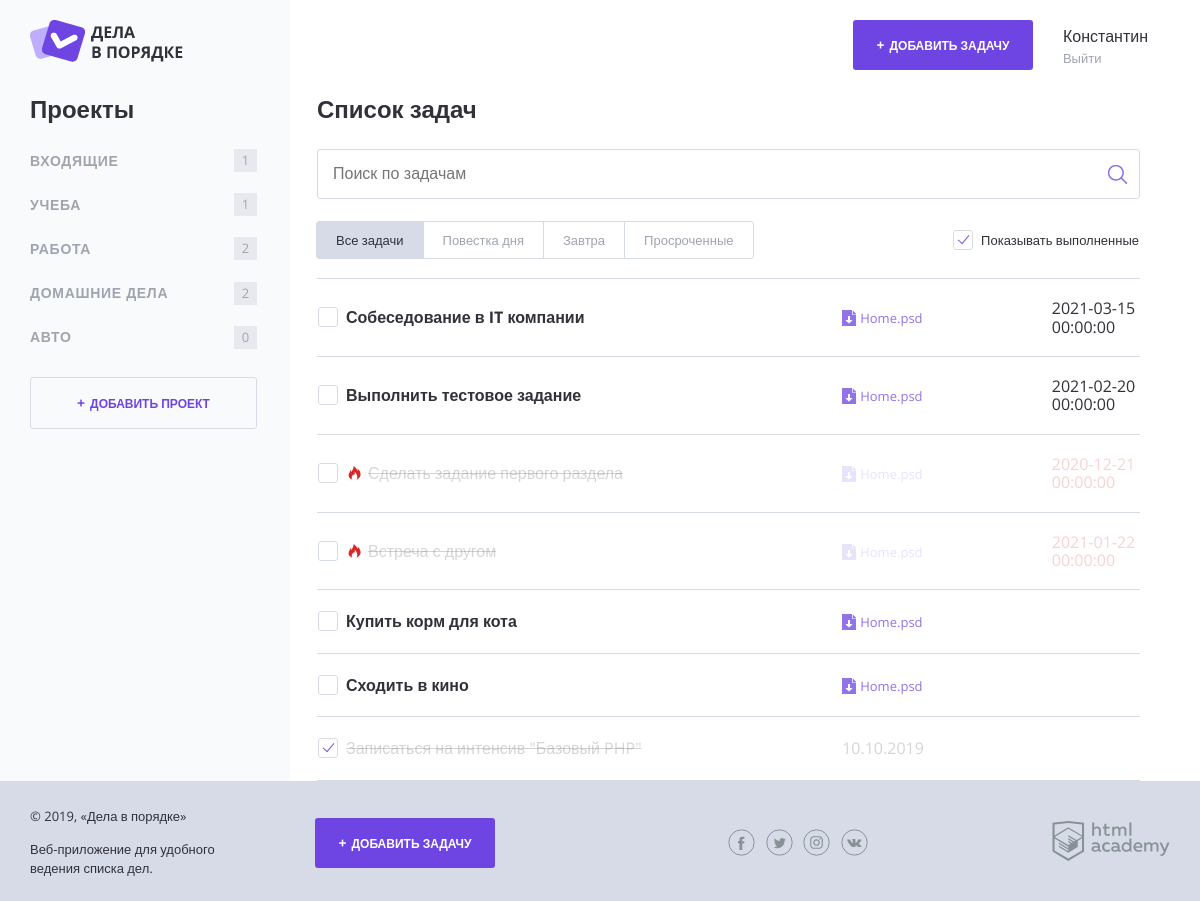
The page / on the database its author committed.
### tables this page shows
CREATE TABLE projects (
  id INT AUTO_INCREMENT PRIMARY KEY,
  project_title VARCHAR(255) NOT NULL UNIQUE,
  user_id INT NOT NULL,
  FOREIGN KEY(user_id) REFERENCES users(id)
);

CREATE TABLE tasks (
  id INT AUTO_INCREMENT PRIMARY KEY,
  task_title VARCHAR(255) NOT NULL UNIQUE,
  date_add TIMESTAMP DEFAULT CURRENT_TIMESTAMP,
  date_deadline TIMESTAMP,
  task_status BIT(1) DEFAULT 0 NOT NULL,
  from_project INT NOT NULL,
  FOREIGN KEY(from_project) REFERENCES projects(id)
);

### helpers.php (called while the page is built, shortened)
<?php
function include_template($name, array $data = []) {
    $name = 'templates/' . $name;
    extract($data);
    require $name;
    $result = ob_get_clean();
    return $result;
}

### db_functions.php (called while the page is built, shortened)
<?php
function sql_query_result($db_connect, $sql_query) {
    $sql_result = mysqli_query($db_connect, $sql_query);
    $sql_result_array = mysqli_fetch_all($sql_result, MYSQLI_ASSOC);
    return $sql_result_array;
};

### functions.php (called while the page is built)
<?php
function get_tasks_summ($array, $title)
{
  $summ_tasks = 0;
  foreach ($array as $item) {
    if ($item['from_project'] == $title) {
      $summ_tasks++;
    }
  }
  return $summ_tasks;
};
function get_date_diff($date)
{
  $cur_date = time();
  $quantity_seconds_in_hour = 3600;
  $task_date = strtotime($date);
  return floor(($task_date - $cur_date) / $quantity_seconds_in_hour);
};

### templates/main.php (the view, shortened to what this page needs)
<section class="content__side">
  <h2 class="content__side-heading">Проекты</h2>
  <nav class="main-navigation">
    <ul class="main-navigation__list">
      <?php foreach ($projects as $project) : ?>
        <li class="main-navigation__list-item">
          <a class="main-navigation__list-item-link" href="#"><?= htmlspecialchars($project['project_title']); ?></a>
          <span class="main-navigation__list-item-count"><?= get_tasks_summ($tasks, $project['id']) ?></span>
        </li>
      <?php endforeach; ?>
    </ul>
  </nav>
  <a class="button button--transparent button--plus content__side-button" href="pages/form-project.html" target="project_add">Добавить проект</a>
</section>
<main class="content__main">
  <h2 class="content__main-heading">Список задач</h2>
  <form class="search-form" action="index.php" method="post" autocomplete="off">
    <input class="search-form__input" type="text" name="" value="" placeholder="Поиск по задачам">
    <input class="search-form__submit" type="submit" name="" value="Искать">
  </form>
  <div class="tasks-controls">
    <nav class="tasks-switch">
      <a href="/" class="tasks-switch__item tasks-switch__item--active">Все задачи</a>
      <a href="/" class="tasks-switch__item">Повестка дня</a>
      <a href="/" class="tasks-switch__item">Завтра</a>
      <a href="/" class="tasks-switch__item">Просроченные</a>
    </nav>
    <label class="checkbox">
      <span class="checkbox__text">Показывать выполненные</span>
    </label>
  </div>
  <table class="tasks">
    <?php
    foreach ($tasks as $task) {
    ?>
      <tr class="tasks__item task <? echo ($task['task_status'] == true && $show_complete_tasks == 1) ? 'task--completed' : ''  ?>
      <? echo ($task['task_status'] !== true && $task['date_deadline'] !== null && get_date_diff($task['date_deadline']) <= $quantity_hours_in_day) ? 'task--important' : '' ?>">
        <td class="task__select">
          <label class="checkbox task__checkbox">
            <span class="checkbox__text"><?= htmlspecialchars($task['task_title']); ?></span>
          </label>
        </td>
        <td class="task__file">
          <a class="download-link" href="#">Home.psd</a>
        </td>
        <td class="task__date"><?= htmlspecialchars($task['date_deadline']); ?></td>
      </tr>
    <?php } ?>
    <?php if ($show_complete_tasks == 1) : ?>
      <tr class="tasks__item task task--completed">
        <td class="task__select">
          <label class="checkbox task__checkbox">
            <span class="checkbox__text">Записаться на интенсив "Базовый PHP"</span>
          </label>
        </td>
        <td class="task__date">10.10.2019</td>
        <td class="task__controls"></td>
      </tr>
    <?php endif; ?>
  </table>
</main>

### templates/layout.php (shortened to what this page needs)
<!DOCTYPE html>
<html lang="ru">
<head>
  <link rel="stylesheet" href="css/normalize.css">
  <link rel="stylesheet" href="css/style.css">
  <link rel="stylesheet" href="css/flatpickr.min.css">
</head>
<body>
  <div class="page-wrapper">
    <div class="container container--with-sidebar">
      <header class="main-header">
        <a href="/">
          <img src="img/logo.png" width="153" height="42" alt="Логотип Дела в порядке">
        </a>
        <div class="main-header__side">
          <a class="main-header__side-item button button--plus open-modal" href="pages/form-task.html">Добавить задачу</a>
          <div class="main-header__side-item user-menu">
            <div class="user-menu__data">
              <p>Константин</p>
              <a href="#">Выйти</a>
            </div>
          </div>
        </div>
      </header>
      <div class="content"><?= $main_content;  ?></div>
    </div>
  </div>
  <footer class="main-footer">
    <div class="container">
      <div class="main-footer__copyright">
        <p>© 2019, «Дела в порядке»</p>
        <p>Веб-приложение для удобного ведения списка дел.</p>
      </div>
      <a class="main-footer__button button button--plus" href="pages/form-task.html">Добавить задачу</a>
      <div class="main-footer__social social">
        <a class="social__link social__link--facebook" href="#">
        </a>
        <a class="social__link social__link--twitter" href="#">
        </a>
        <a class="social__link social__link--instagram" href="#">
        </a>
        <a class="social__link social__link--vkontakte" href="#">
        </a>
      </div>
      <div class="main-footer__developed-by">
        <a href="https://htmlacademy.ru/intensive/php">
          <img src="img/htmlacademy.svg" alt="HTML Academy" width="118" height="40">
        </a>
      </div>
    </div>
  </footer>
</body>
</html>

### index.php
<?php
require_once('settings.php');
$id = 3;
$sql_projects = "SELECT id, project_title FROM projects WHERE user_id = ".$id;
$projects = sql_query_result($con, $sql_projects);
$sql_tasks = "SELECT DISTINCT t.* FROM tasks t INNER JOIN projects p ON t.from_project = t.from_project
WHERE p.user_id = ".$id;
$tasks = sql_query_result($con, $sql_tasks);
$show_complete_tasks = rand(0, 1);
$title = 'Дела в порядке';
$quantity_hours_in_day = 24;
$main_content = include_template('main.php', ['projects' => $projects, 'tasks' => $tasks, 'show_complete_tasks' => $show_complete_tasks, 'quantity_hours_in_day' => $quantity_hours_in_day]);
$layout = include_template('layout.php', ['main_content' => $main_content, 'title' => $title]);
print ($layout);

### rows shown on the page
projects: project_title "ВХОДЯЩИЕ", id "1"
projects: project_title "УЧЕБА", id "1"
projects: project_title "РАБОТА", id "2"
projects: project_title "ДОМАШНИЕ ДЕЛА", id "2"
projects: project_title "АВТО", id "0"
tasks: task_title "Собеседование в IT компании", date_deadline "2021-03-15 00:00:00"
tasks: task_title "Выполнить тестовое задание", date_deadline "2021-02-20 00:00:00"
tasks: task_title "Сделать задание первого раздела", date_deadline "2020-12-21 00:00:00"
tasks: task_title "Встреча с другом", date_deadline "2021-01-22 00:00:00"
tasks: task_title "Купить корм для кота"
tasks: task_title "Сходить в кино"
